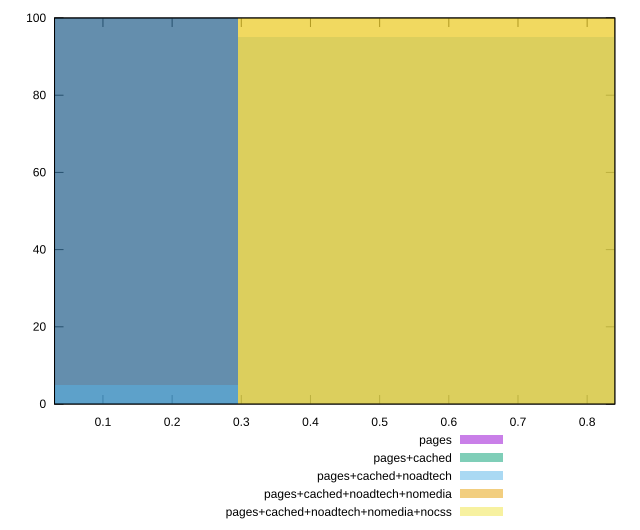

Source code (gnuplot):
reset

$pages <<EOF
0 100
EOF

$pagesCached <<EOF
0 100
EOF

$pagesCachedNoadtech <<EOF
0.5895845552388153 95
0 5
EOF

$pagesCachedNoadtechNomedia <<EOF
0.5895845552388153 100
EOF

$pagesCachedNoadtechNomediaNocss <<EOF
0.5895845552388153 100
EOF

set key outside below
set boxwidth 0.5895845552388153
set xrange [0.03:0.84]
set yrange [0:100]
set trange [0:100]
set style fill transparent solid 0.5 noborder
set terminal svg size 640, 530 enhanced background rgb 'white'
set output "report_00015_2021-02-09T16-11-33.973Z/interactive/comparison/histogram/all_score.svg"

plot $pages title "pages" with boxes, \
     $pagesCached title "pages+cached" with boxes, \
     $pagesCachedNoadtech title "pages+cached+noadtech" with boxes, \
     $pagesCachedNoadtechNomedia title "pages+cached+noadtech+nomedia" with boxes, \
     $pagesCachedNoadtechNomediaNocss title "pages+cached+noadtech+nomedia+nocss" with boxes

reset
